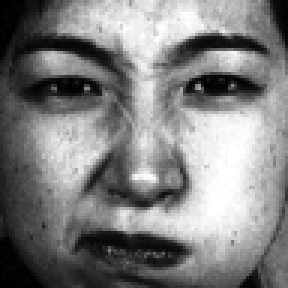
%> input picture 40_periodical_2013_HuMin/gradientGaborHistogram/lbp/KA.AN1.39.tiff, 96 x 96 px (shown 3 times larger)
$ octave --eval "result = lbp_equivalent(imread('KA.AN1.39.tiff'));"   (GNU Octave 9; MATLAB toolbox functions it lacks are replaced by stand-ins)
%> lines starting %> are read from the running program, lines starting %| are printed output that depends on the picture
function lbpI = lbp_equivalent(I)
I = imresize(I,[256 256]);
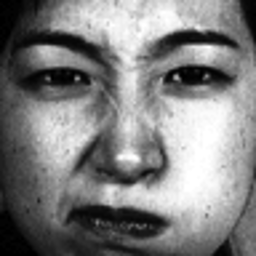
%> I: size 256x256 uint8; min 0, max 255, mean 127.5
[m,n,h] = size(I);
%> m = 256; n = 256; h = 1
if h==3
    I = rgb2gray(I);
end
lbpI = uint8(zeros([m n]));
table = lbp59table();
for i = 2:m-1
    for j = 2:n-1
        neighbor = [I(i-1,j-1) I(i-1,j) I(i-1,j+1) I(i,j+1) I(i+1,j+1) I(i+1,j) I(i+1,j-1) I(i,j-1)] > I(i,j);
        pixel = 0;
        for k = 1:8
            pixel = pixel + neighbor(1,k) * bitshift(1,8-k);
        end
        lbpI(i,j) = uint8(table(pixel+1));
    end
end
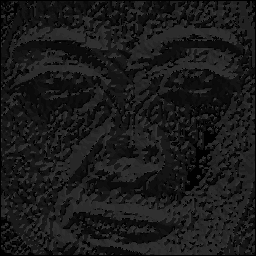
%> lbpI: size 256x256 uint8; min 0, max 58, mean 26.1

%跳跃点
function count = getHopcount(i)
i = uint8(i);
bits = zeros([1 8]);
for k=1:8
    bits(k) = mod(i,2);
    i = bitshift(i,-1);
end
bits = bits(end:-1:1);
bits_circ = circshift(bits,[0 1]);
res = xor(bits_circ,bits);
count = sum(res);

% lbp表
function table = lbp59table()
table = zeros([1 256]);
temp = 1;
for i=0:255
    if getHopcount(i)<=2
        table(i+1) = temp;
        temp = temp + 1;
    end
end
